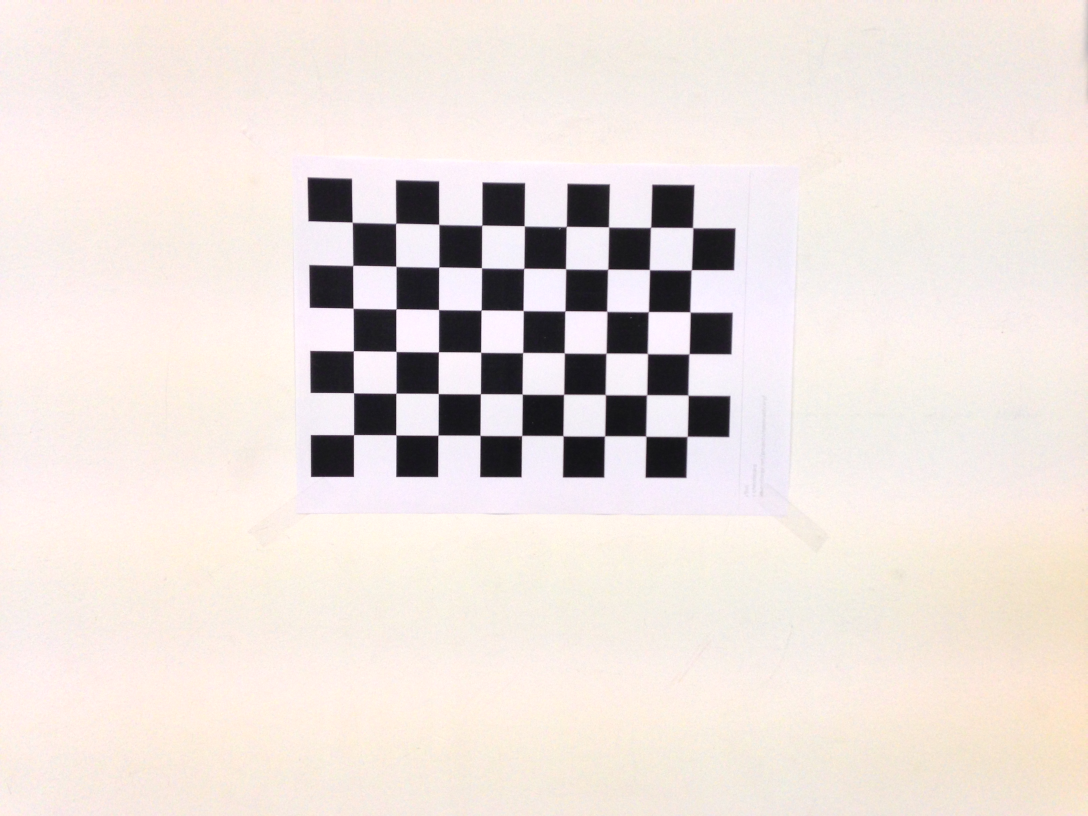
//> input picture images/CameraCalibration/IMG_0917.JPG, 3264 x 2448 px (shown at 1/3 size)
$ ./SURF_detector ../../images/CameraCalibration/IMG_0917.JPG ../../images/CameraCalibration/IMG_0918.JPG   (built with g++ and OpenCV 4)
//> lines starting //> are read from the running program, lines starting //| are printed output that depends on the picture
/**
 * @file SURF_detector
 * @brief SURF keypoint detection + keypoint drawing with OpenCV functions
 * @author A. Huaman
 */

#include <stdio.h>
#include <iostream>
#include "opencv2/core/core.hpp"
#include "opencv2/features2d/features2d.hpp"
#include "opencv2/highgui/highgui.hpp"
#include "opencv2/nonfree/features2d.hpp"

using namespace cv;

void readme();

/**
 * @function main
 * @brief Main function
 */
int main( int argc, char** argv )
{
  if( argc != 3 )
  { readme(); return -1; }

  Mat img_1 = imread( argv[1], CV_LOAD_IMAGE_GRAYSCALE );
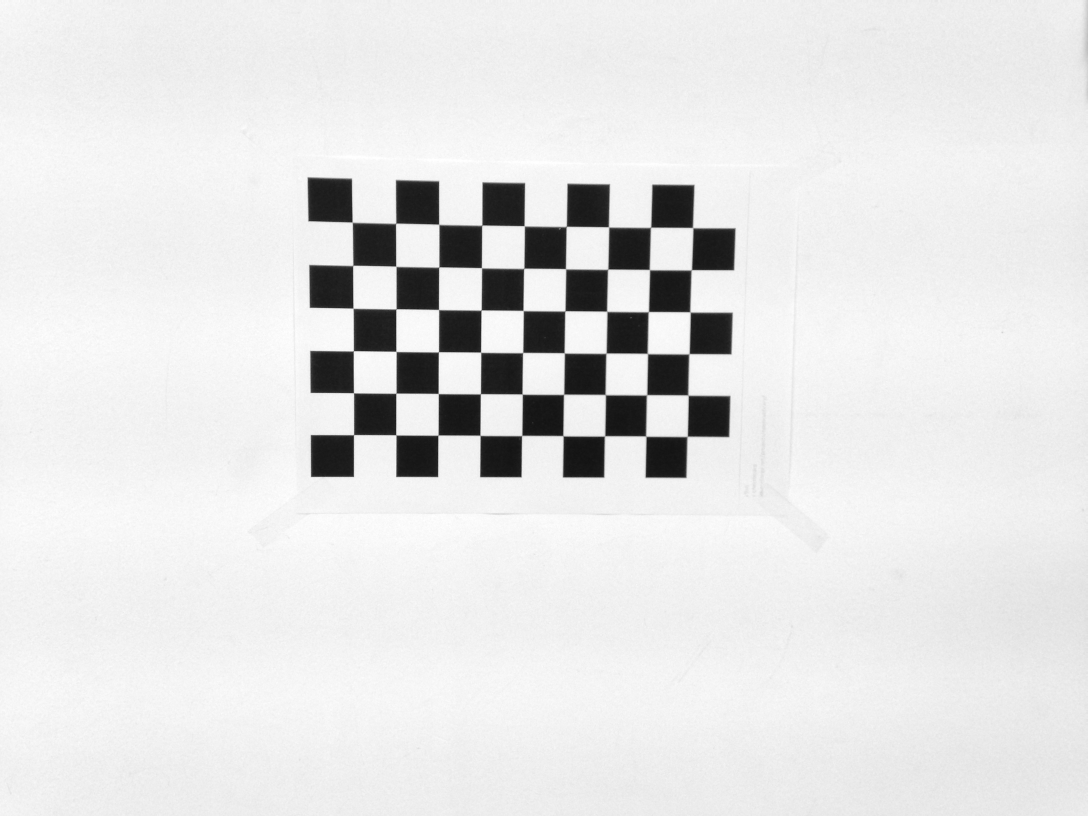
//> img_1: 2448 rows x 3264 cols, CV_8UC1 (shown at 1/3 size); min 14, max 255, mean 226.9
  Mat img_2 = imread( argv[2], CV_LOAD_IMAGE_GRAYSCALE );
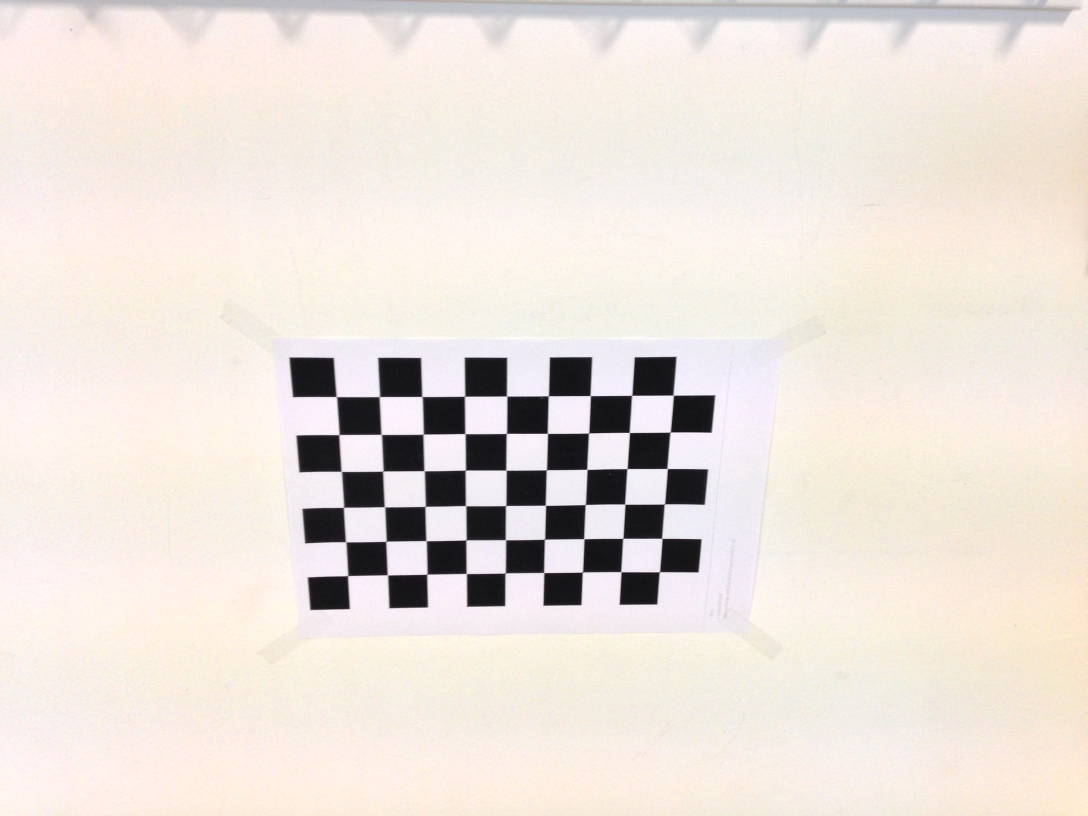
//> input picture images/CameraCalibration/IMG_0918.JPG, 3264 x 2448 px (shown at 1/3 size)
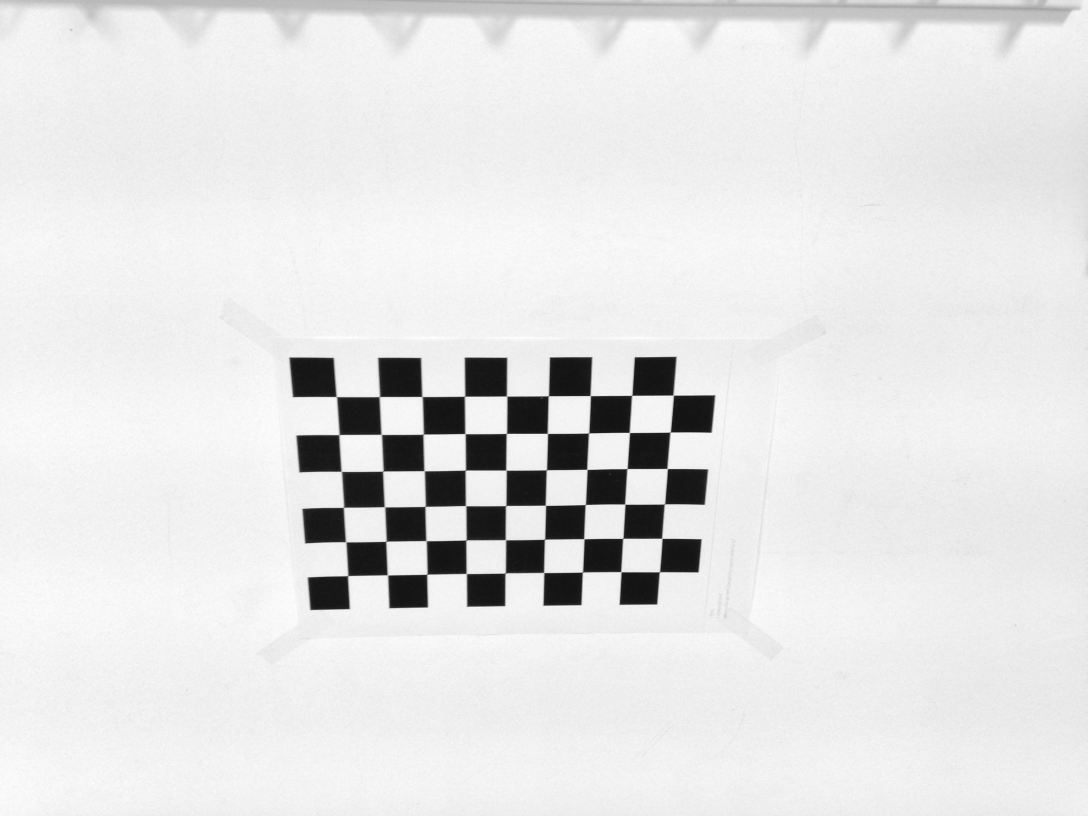
//> img_2: 2448 rows x 3264 cols, CV_8UC1 (shown at 1/3 size); min 6, max 255, mean 227.4

  resize(img_1, img_1, Size(1024, 768), 0, 0, INTER_CUBIC);
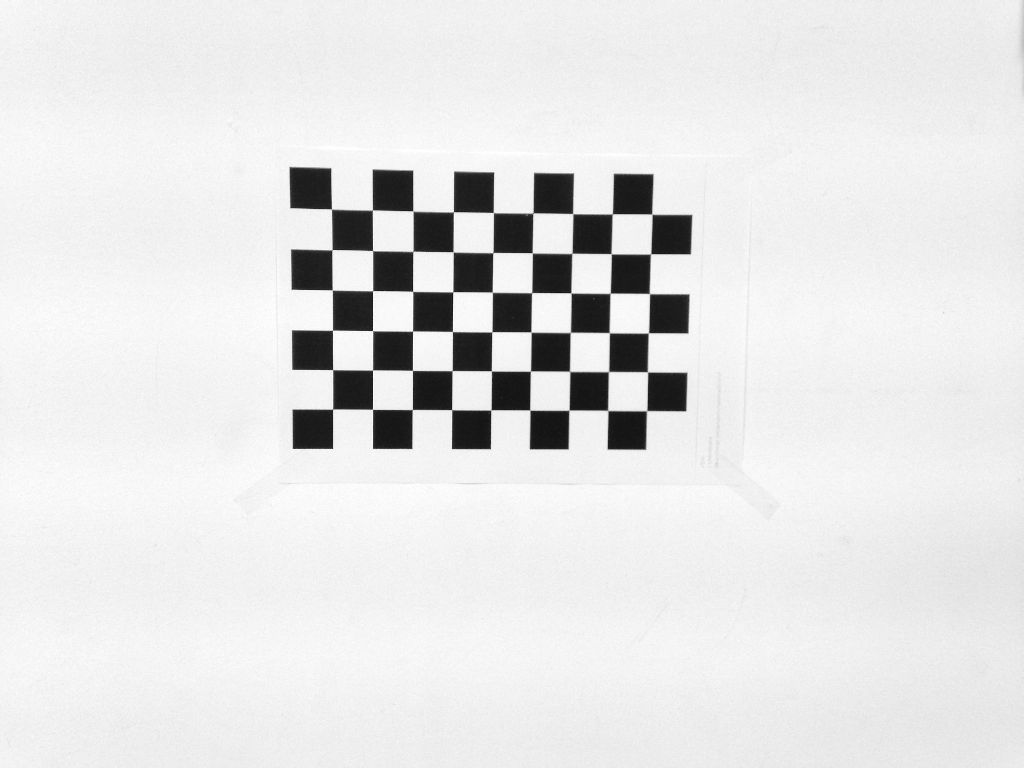
//> img_1: 768 rows x 1024 cols, CV_8UC1; min 17, max 255, mean 226.9

  if( !img_1.data || !img_2.data )
  { std::cout<< " --(!) Error reading images " << std::endl; return -1; }

  //-- Step 1: Detect the keypoints using SURF Detector
  int minHessian = 400;

//> (the run ends here: the program needs code that is not available in this run, at `SurfFeatureDetector detector( minHessian );`)
